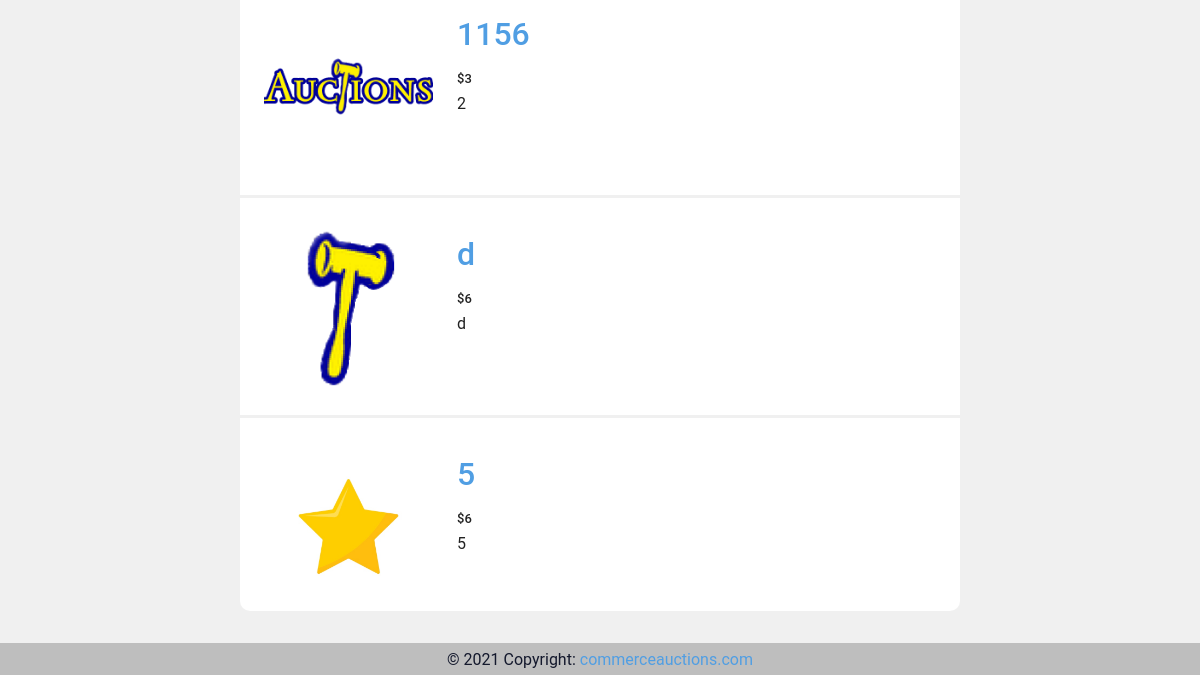
The page /category/7/ (lower part) on the database as committed earlier.
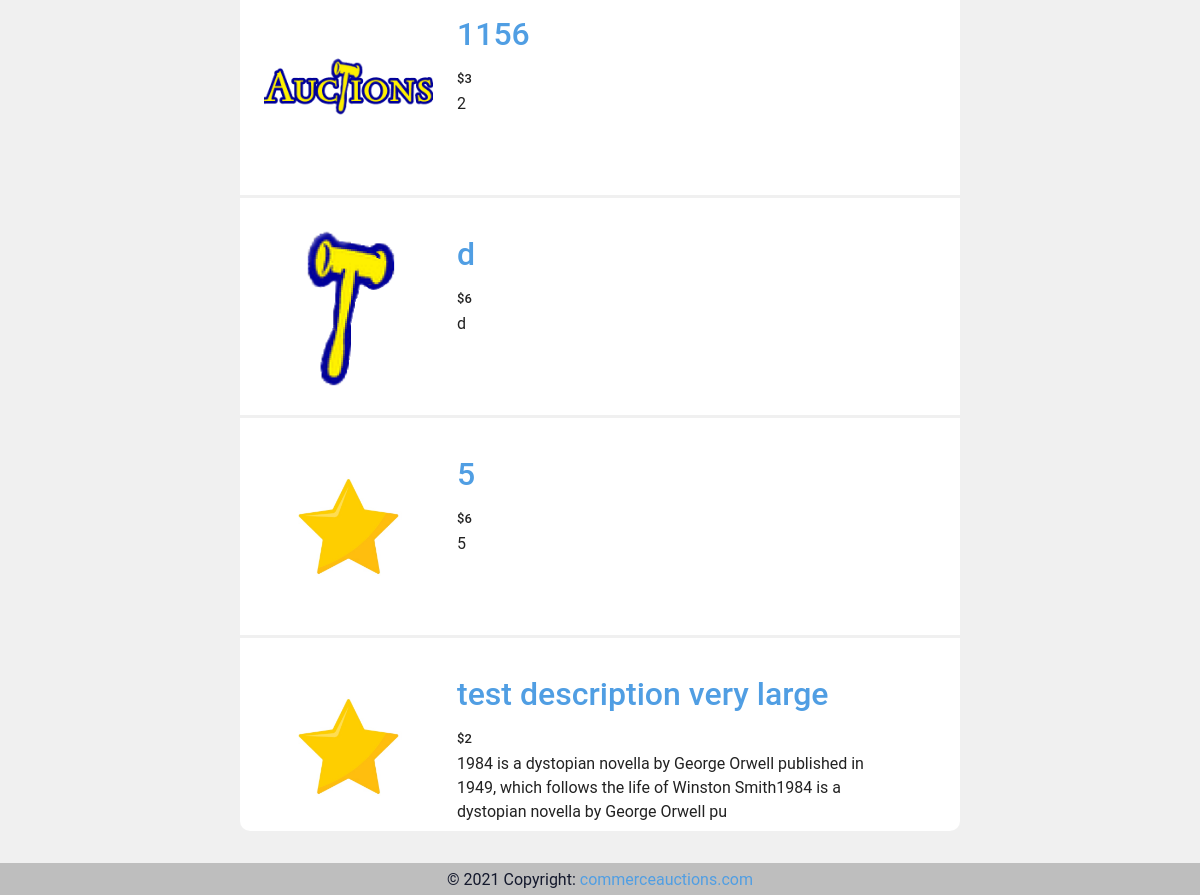
The same page on the database as committed later.
### auctions/models.py (models this page shows, shortened)
class AuctionListings(models.Model):
    name = models.CharField(max_length=64)
    initial_price = models.IntegerField()
    auction_category = models.ManyToManyField(Category, blank=True, related_name="categories")
    description = models.CharField(max_length=150, default="")
    image = models.ImageField(null=True, blank=True, upload_to='images/')
    auction_active = models.IntegerField(default=1)
    id_user = models.ForeignKey(User,  on_delete=models.CASCADE, related_name = "user_creator")
    """def auction_categories(self):
        return ', '.join([a.category_name for a in self.auction_category.all()])
    #auction_categories.short_description = "category name"
    """

### auctions/views.py (the view)
# urls.py: path("category/<str:id_category>/", views.category, name="category"),
def category(request, id_category):
    category = Category.objects.get(id=id_category)
    auction_listing_category = AuctionListings.objects.filter(auction_category__id=id_category)
    len_auctions = len(auction_listing_category)
    if len_auctions > 0:
        last_auction = auction_listing_category[len_auctions-1].id
    else:
        last_auction = 0
    for auction in auction_listing_category:
        try:
            all_bids = Bids.objects.get(id_auction=auction.id)
            auction.initial_price = all_bids.price
        except:
            pass
    return render(request, "auctions/category.html", {
        "category" : category,
        "auction_listing_category" : auction_listing_category,
        "last_auction_id" : last_auction,
    })

### auctions/templates/auctions/category.html (shortened to what this page needs)
{% extends "auctions/layout.html" %}
{% block body %}
    <div class="main" id="category">
        {% if auction_listing_category %}
            {% for auction_category in auction_listing_category %}
                <div id="listing_auction" >
                    <div id="auction_image">
                        <a href="{% url 'auctions_app:listing_page' auction_category.id %}">
                            <img src="/media/{{ auction_category.image }}"  height="200px">
                        </a>
                    </div>
                    <div id="order-column">
                        <div id="auction_name">
                            <a href="{% url 'auctions_app:listing_page' auction_category.id %}">
                                <h2>{{ auction_category.name }}</h2>
                            </a>
                        </div>
                        <div id="auction_listing_data">
                            <div id="auction_price">
                                <h3>
                                    {% if auction_category.auction_active %}
                                        ${{ auction_category.initial_price }}
                                    {% else %}
                                        Sold for ${{ auction_category.initial_price }}
                                    {% endif %}
                                </h3>
                            </div>
                            {{ auction_category.description }}
                        </div>
                    </div>
                </div>
                {% if last_auction_id != auction_category.id %}
                    <div class="borders"></div>
                {% endif %}
            {% endfor %}
        {%else %}
        <div id="listing_auction" >
            <div id="auction_name">
                There is no auction in this category.
            </div>
        </div>
        {% endif %}
    </div>
{% endblock %}

Rows that differ between the two databases and show on the page:
added AuctionListings: image (picture), name "test description very large", initial_price "2", description "1984 is a dystopian novella by George Orwell published in 1949, which follows the life of Winston Smith1984 is a dystopian novella by George Orwell pu"
